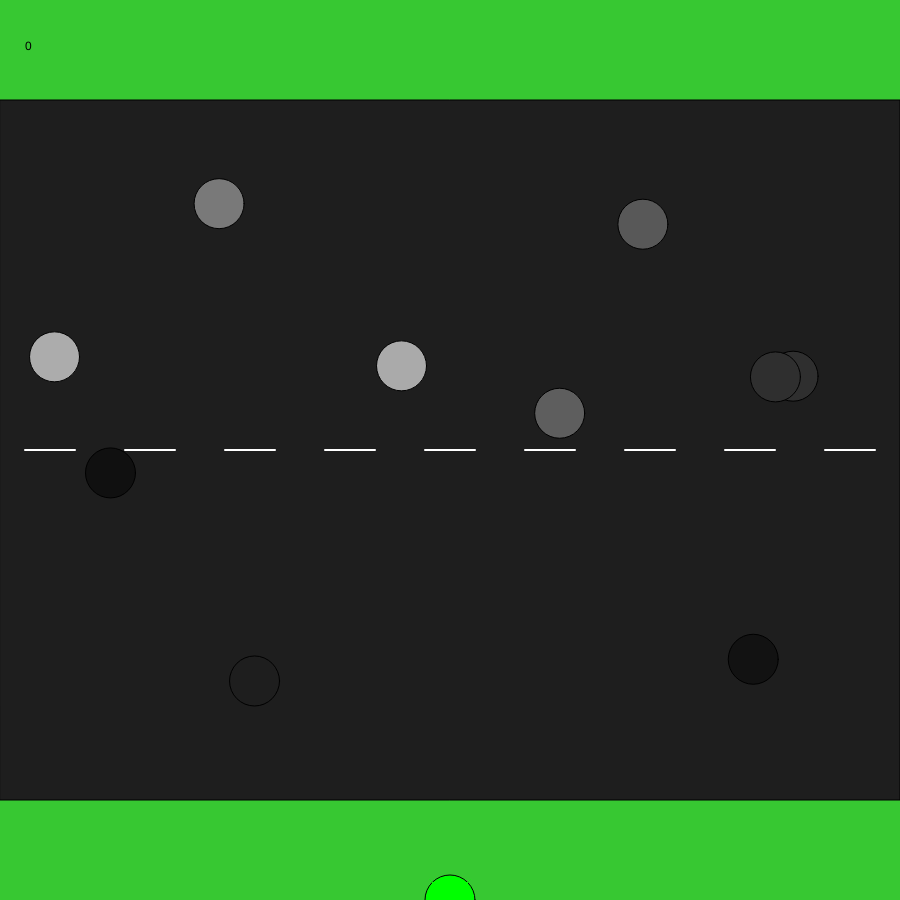
Frame 1 (no input)
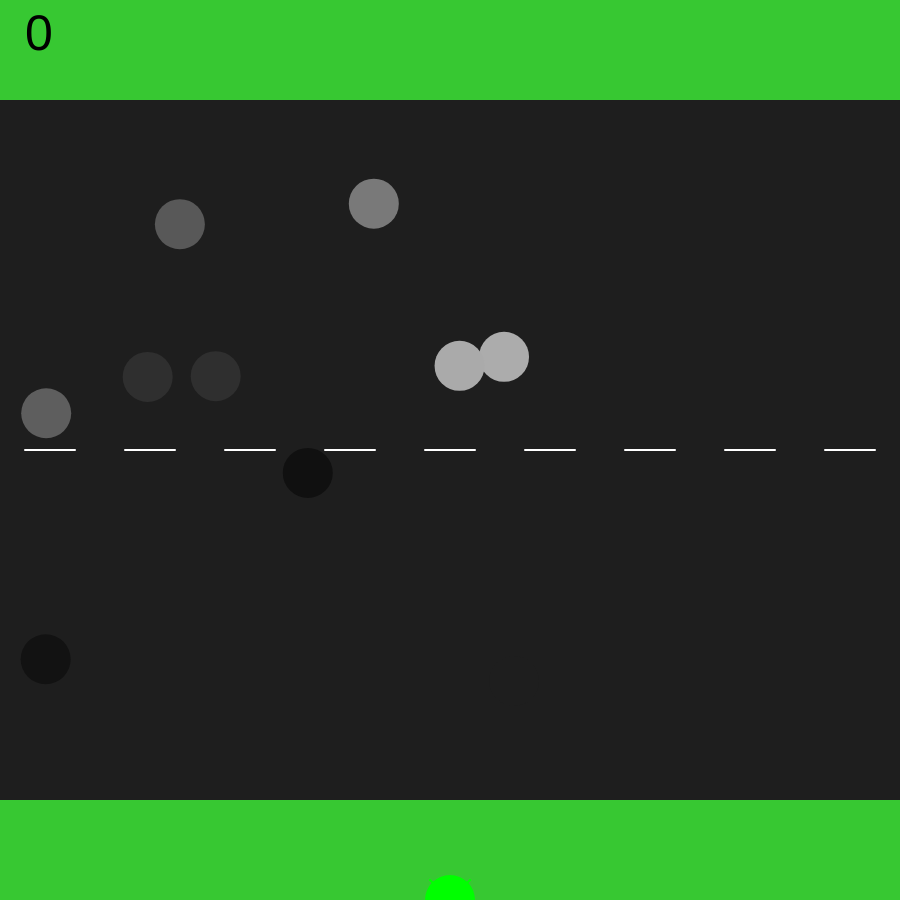
Frame 60 (no input)
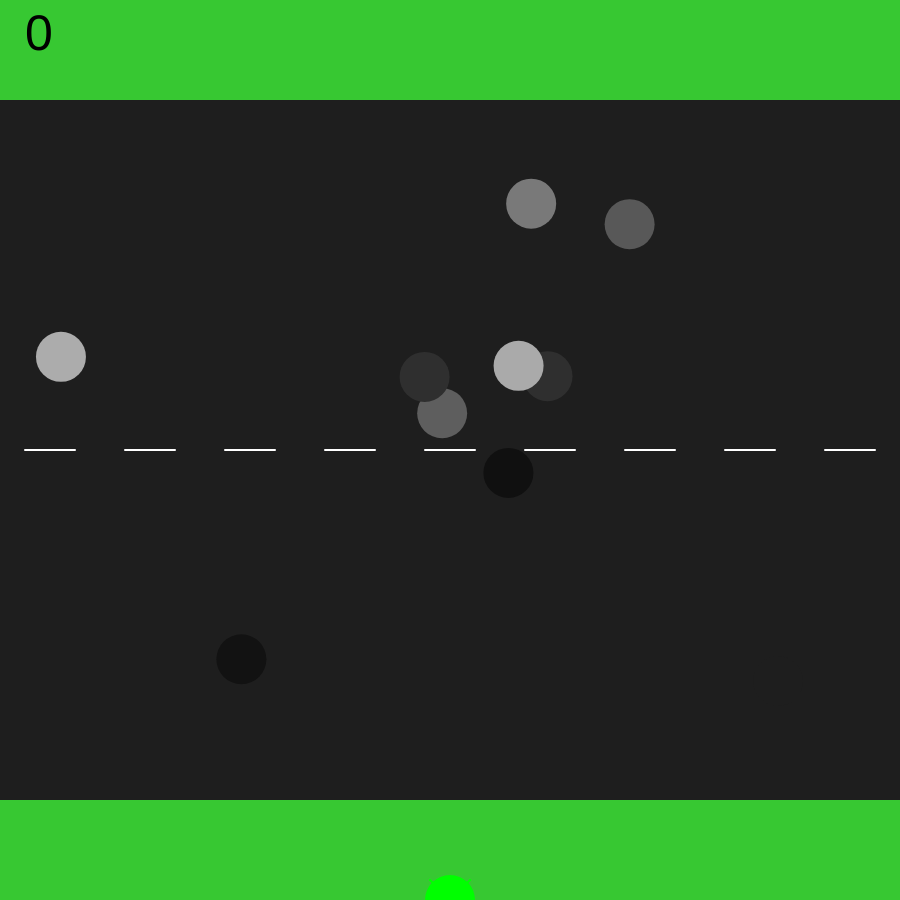
Frame 120 (the mouse pressed at the canvas centre since frame 60)

The p5.js sketch that drew these frames (run headless with seeded random() and noise() and a simulated clock; from frame 60 on, the mouse is pressed at the canvas centre):

// p5.js sketch
// ── sketch.js
let cars = [];
let frog;

function setup() {
  createCanvas(900, 900);

  for (let i = 0; i < 10; i++) {
    cars[i] = new Car();
  }

  frog = new Frog();
  
}

function draw() {
  background(55,200,50);
  
  fill(30);
  rect(0,100,width,700);
  let counter = 0;
  
  
  
  for (let i = 0; i < 10; i++){
    
    
  var d = dist(frog.x, frog.y, cars[i].x, cars[i].y)

  if (d < cars[i].r) {
    
    background(255,0,0);
    
    noLoop();

  }

  cars[i].display();


  }
  frog.frog();

  for (let j = 0; j < 10; j++){
    stroke(255);
    strokeWeight(2);
    line(25 + j * 100,height/2,75 + j * 100,height/2);
  }

  noStroke();
  

  let score = counter;
  fill(0);
  text(score, 25, 50);
  textSize(50);

  
}



class Car {

  constructor() {
    this.r = 50;
    this.x = random(width);
    this.y = 100 + (random(600));
    this.speedX = random(10);
    this.color = random(255),random(255),random(255);

  }



  display(){
    fill(this.color)
    ellipse(this.x, this.y, this.r, this.r)
    this.move();
    this.reset();
  }


  move(){
    this.x = this.x + this.speedX;
  }

  reset(){
    if(this.x > width) {
      this.x = 0;
    }
  }


}

class Frog{

  constructor() {
    this.x = width/2;
    this.y = height;
    this.r = 50;
    //this.wave = sin(radians(frameCount));
    this.p = 20;

  }

  frog(){
    fill(0,255,0);
    ellipse(this.x, this.y, this.r, this.r);
    this.move();
    stroke(0,255,0);
    
    line(this.x-this.p,this.y-this.p, this.x,this.y)
    line(this.x+this.p,this.y-this.p, this.x,this.y)
    line(this.x+this.p,this.y+this.p, this.x,this.y)
    line(this.x-this.p,this.y+this.p, this.x,this.y)
    
  }

 pootje(){
  var wave = sin(radians(frameCount*20));

   this.p = this.p + wave;
   this.x = this.x + wave/2;
 }
  

  move(){
    if (keyIsDown(UP_ARROW)) {
      this.y = this.y - 4;
      this.pootje();
    }
    if (keyIsDown(LEFT_ARROW)) {
      this.x = this.x - 4;
      this.pootje();
    }
    if (keyIsDown(DOWN_ARROW)) {
      this.y = this.y + 4;
      this.pootje();
    }
    if (keyIsDown(RIGHT_ARROW)) {
      this.x = this.x + 4;
      this.pootje();
    }
  }


}
